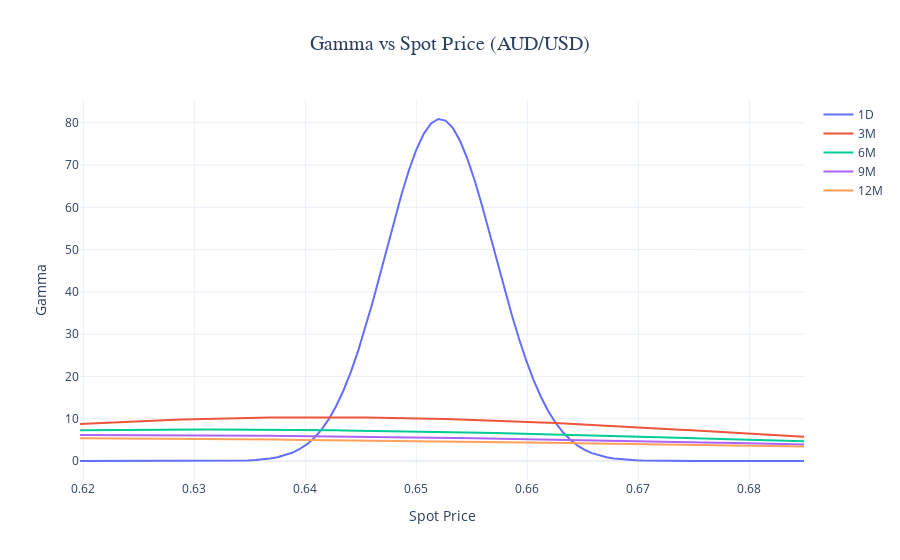

The notebook cell this image was saved under:
### Markdown cell above
#### 2）Gamma vs. Spot

### Code cell
fig = go.Figure()

for label, tau in d.items():
    gammas = []
    for s in x:
        opt = BS(s, strike, rate, tau, vol)
        gammas.append(opt.gamma)

    fig.add_trace(go.Scatter(
        x=x,
        y=gammas,
        mode='lines',
        name=f"{label}"
    ))

fig.update_layout(
    title=dict(
        text='Gamma vs Spot Price (AUD/USD)',
        x=0.5,
        xanchor='center',
        font=dict(size=20, family='Arial Black')
    ),
    xaxis_title="Spot Price",
    yaxis_title="Gamma",
    template="plotly_white"
)

fig.show()
